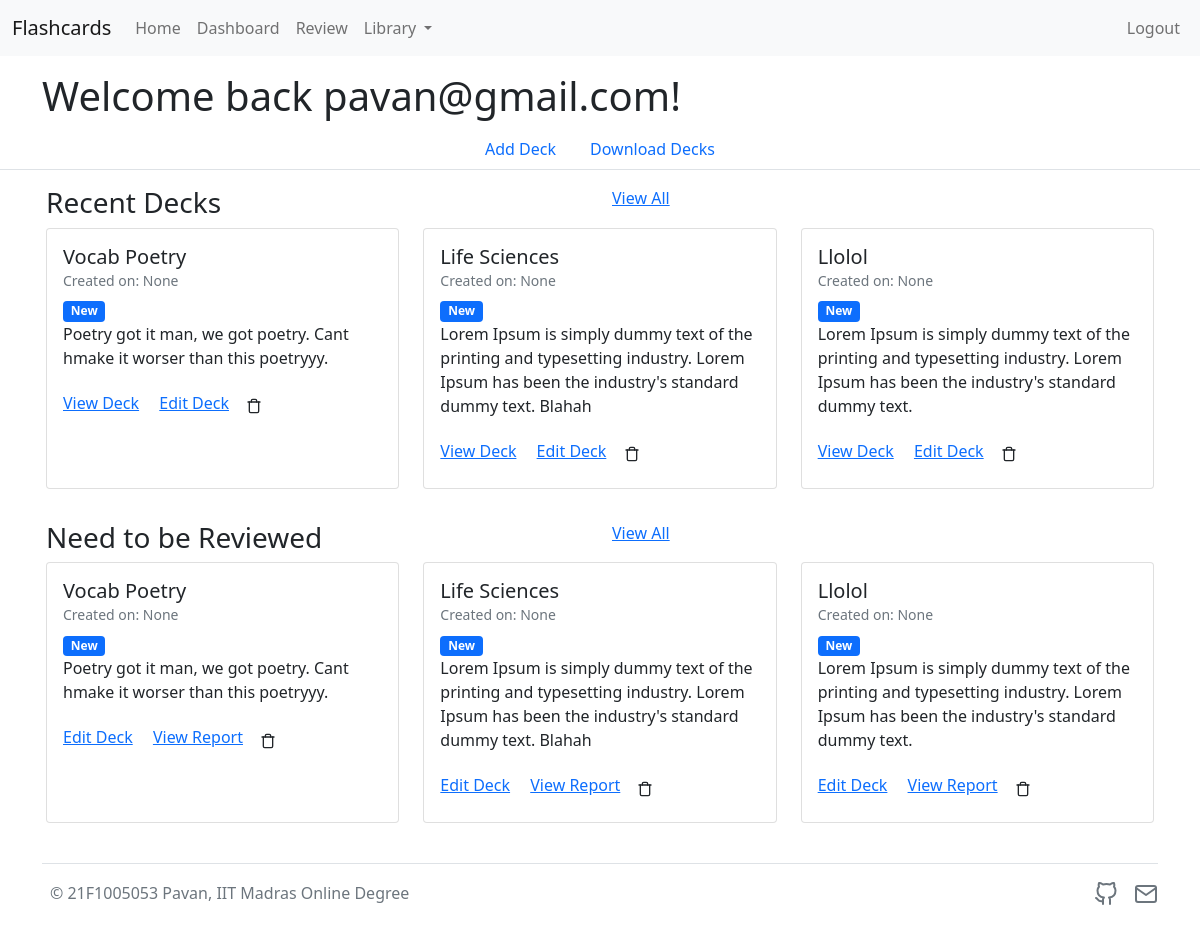
Page /dashbaord (signed in) on the committed database.
### application/models.py (models this page shows)
class User(db.Model, UserMixin):
    __tablename_ = 'user'
    id = db.Column(db.Integer, autoincrement=True, primary_key=True)
    username = db.Column(db.String)
    email = db.Column(db.String, unique = True)
    password = db.Column(db.String(255))
    active = db.Column(db.Boolean())
    roles = db.relationship('Role', secondary=roles_users, backref=db.backref('users', lazy='dynamic'))

class Decks(db.Model):
    __tablename__ = 'decks'
    deck_id = db.Column(db.Integer, autoincrement=True,  primary_key=True)
    deck_name = db.Column(db.String(50))
    deck_description = db.Column(db.String)
    access_time = db.Column(db.DateTime)
    last_review = db.Column(db.DateTime)
    score = db.Column(db.Integer)
    id = db.Column(db.Integer, db.ForeignKey('user.id'), nullable=False)

### application/controllers.py (the view)
@app.route("/dashbaord")
@login_required
def dashboard():
    user = flask_login.current_user
    decks=[]
    decks = db.session.query(Decks).filter(Decks.id==user.id).order_by(Decks.access_time.desc(), Decks.last_review.desc()).limit(3)
    review = db.session.query(Decks).filter(Decks.id==user.id).filter(Decks.last_review==None).order_by(Decks.access_time.desc()).limit(3)
    return render_template('dashboard.html', user=user, decks=decks, review=review)

### templates/dashboard.html (shortened to what this page needs)
{% extends "base.html" %}
{% block content %}
<div class="container">
    <div class="jumbatron" style="margin-top: 1rem;">
        <h1>Welcome back {{ user.email }}!</h1>
    </div>
</div>
<ul class="nav nav-tabs justify-content-center">
  <li class="nav-item">
    <a class="nav-link " href="{{ url_for('addDecks') }}">Add Deck</a>
  </li>
  <li class="nav-item">
    <a class="nav-link" href="#">Download Decks</a>
  </li>
</ul>
<div class="container" style="padding:1rem">
    <div class="row row-cols-2">
        <h3>Recent Decks</h3>
        <div >
            <a href="{{ url_for('library') }}">View All</a>
        </div>
    </div>
    <div class="row row-cols-1 row-cols-md-3 g-4">
        {% for deck in decks %}
            <div class="col" id="div_{{deck.deck_id}}">
                <div class="card h-100">
                    <div class="card-body">
                        <h5 class="card-title">{{ deck.deck_name }}</h5>
                        <h6 class="small card-subtitle mb-2 text-muted">Created on: {{ deck.access_time }}</h6>
                        {% if deck.last_review %}
                        <h6 class="small card-subtitle mb-2 text-muted">Last Reviewed on: {{ deck.last_review }}</h6>
                        <h6 class="small card-subtitle mb-2 text-muted">Score: {{ deck.score }}</h6>
                        {%else %}
                        <span class="badge bg-primary">New</span>
                        {% endif %}
                        <p class="card-text">{{ deck.deck_description }}</p>
                        <a href="{{ url_for('deck', deck_id=deck.deck_id) }}" class="card-link">View Deck</a>
                        <a href="{{ url_for('editDecks', deck_id=deck.deck_id) }}" class="card-link">Edit Deck</a>
                        <a class="btn" id="delete_{{deck.deck_id}}">
                        <i data-feather="trash" class="bi" width="16"
							height="16"></i></a>
                    </div>
                </div>
          </div>
        {% endfor %}
      </div>
</div>
<div class="container" style="padding:1rem">
    <div class="row row-cols-2">
        <h3>Need to be Reviewed</h3>
        <div >
            <a href="{{ url_for('review') }}">View All</a>
        </div>
    </div>
    <div class="row row-cols-1 row-cols-md-3 g-4">
        {% for deck in review %}
          {% if not deck.last_review %}
            <div class="col" id="div_{{deck.deck_id}}">
                <div class="card h-100">
                    <div class="card-body">
                        <h5 class="card-title">{{ deck.deck_name }}</h5>
                        <h6 class="small card-subtitle mb-2 text-muted">Created on: {{ deck.access_time }}</h6>
                        <span class="badge bg-primary">New</span>
                        <p class="card-text">{{ deck.deck_description }}</p>
                        <a href="{{ url_for('editDecks', deck_id=deck.deck_id) }}" class="card-link">Edit Deck</a>
                         <a href="{{ url_for('score', deck_id=deck.deck_id) }}" class="card-link">View Report</a>
                        <a class="btn" id="delete_{{deck.deck_id}}">
                        <i data-feather="trash" class="bi" width="16"
							height="16"></i></a>
                    </div>
                </div>
            </div>
            {% endif %}
        {% endfor %}
      </div>
</div>
{% endblock %}

### templates/base.html (shortened to what this page needs)
<!DOCTYPE html>
<html lang="en">
<head>
	<link href="https://cdn.jsdelivr.net/npm/bootstrap@5.0.2/dist/css/bootstrap.min.css" rel="stylesheet"
>
	<link rel="stylesheet" type="text/css" href="{{ url_for('static', filename='css/style.css') }}">
</head>
<body>
	<nav class="navbar navbar-expand-lg navbar-light bg-light">
		<div class="container-fluid">
			<a class="navbar-brand" href="/">Flashcards</a>
			<div class="collapse navbar-collapse" id="navbarSupportedContent">
				<ul class="navbar-nav me-auto mb-2 mb-lg-0">
						<li class="nav-item">
							<a class="nav-link" aria-current="page" href="{{ url_for('index') }}">Home</a>
						</li>
					{% if current_user.is_authenticated %}
						<li class="nav-item">
							<a class="nav-link" aria-current="page" href="{{ url_for('dashboard') }}">Dashboard</a>
						</li>
					{% endif %}
					<li class="nav-item">
						<a class="nav-link" href="{{ url_for('review') }}">Review</a>
					</li>
					<li class="nav-item dropdown">
						<a class="nav-link dropdown-toggle" href="" id="navbarDropdown" role="button"
							data-bs-toggle="dropdown" aria-expanded="false">
							Library
						</a>
					</li>
				</ul>
				<ul class="nav navbar-nav navbar-right">
					{% if current_user.is_authenticated %}
						<li class="nav-item">
							<a class="nav-link" href="/logout">Logout</a>
						</li>
					{% endif %}
				</ul>
			</div>
		</div>
	</nav>
	{% block content %}
	{% endblock %}
	<div class="footer container">
		<footer class="d-flex flex-wrap justify-content-between align-items-center py-3 my-4 border-top">
			<div class="col-md-4 d-flex align-items-center">
				<span class="text-muted">&copy; 21F1005053 Pavan, IIT Madras Online Degree </span>
			</div>
			<ul class="nav col-md-4 justify-content-end list-unstyled d-flex">
				<li class="ms-3"><a class="text-muted" href="#"><i data-feather="github" class="bi" width="24"
							height="24"></i></a></li>
				<li class="ms-3"><a class="text-muted" href="#"><i data-feather="mail" class="bi" width="24"
							height="24"></i></a></li>
			</ul>
		</footer>
	</div>
</body>
</html>

### rows in the picture
User: email "pavan@gmail.com"
Decks: deck_name "Vocab Poetry", access_time "None", shows "New", deck_description "Poetry got it man, we got poetry. Cant hmake it worser than this poetryyy."
Decks: deck_name "Life Sciences", access_time "None", shows "New", deck_description "Lorem Ipsum is simply dummy text of the printing and typesetting industry. Lorem Ipsum has been the industry's standard dummy text. Blahah"
Decks: deck_name "Llolol", access_time "None", shows "New", deck_description "Lorem Ipsum is simply dummy text of the printing and typesetting industry. Lorem Ipsum has been the industry's standard dummy text."
